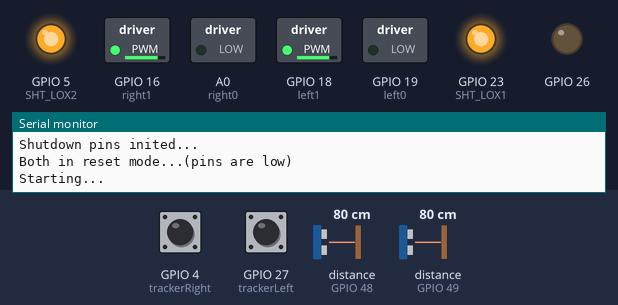
A sketch run on a simulated ESP8266 (NodeMCU). On the bench: switched loads named in the sketch (green lamp = pin HIGH), output pins drawn as LEDs (lit = HIGH), the last lines printed to the serial monitor. Dashed ring = blinking. Inputs (shaded band) come from the test bench; at power-on: distance to the obstacle (sensors on GPIO 48, GPIO 49) 80 cm, GPIO 27 (trackerLeft) LOW, GPIO 4 (trackerRight) LOW. At 9.9 s the program restarts the board; the recording ends there.

Above: at 1.2 s.
1.3 s: distance to the obstacle (sensor on GPIO 48) set to 16 cm
2.8 s: distance to the obstacle (sensor on GPIO 48) set to 12 cm
At 3.8 s:
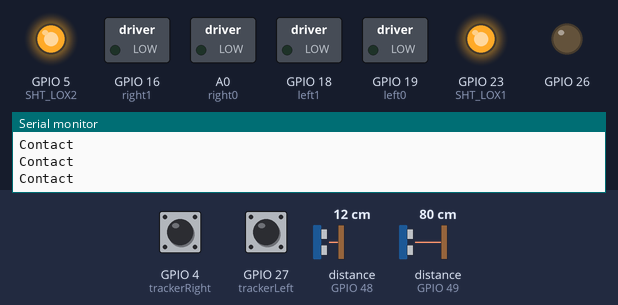
5.8 s: GPIO 27 (trackerLeft) pulled HIGH for 3.2 s
At 8.81 s:
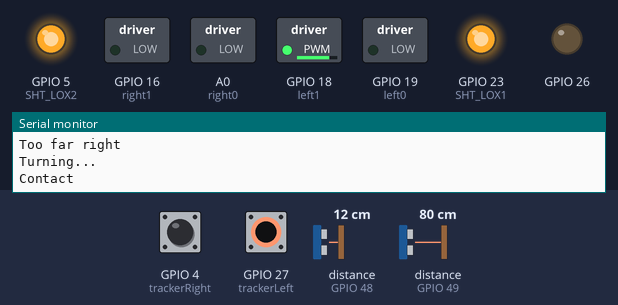
Timing chart, 0 to 9.9 s (numbered marks = the images above; inputs shaded):
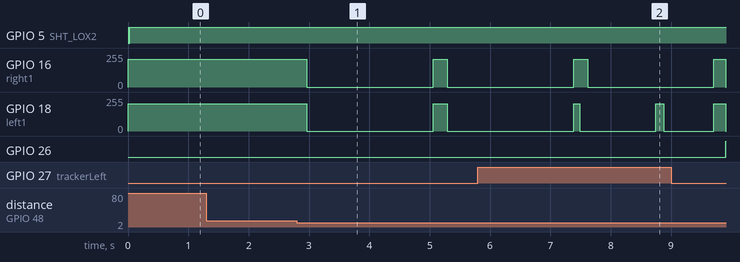

The sketch:

currently-functioning-tof-code.ino
```cpp
// all left/right associations are as viewed from behind

// #1 is front
// #2 is right

#include "Adafruit_VL53L0X.h"
#include "analogWrite.h"
#include "Tone32.h"
#include <IRremoteESP8266.h>
#include <IRrecv.h>
#include <IRutils.h>

// IR setup
const uint16_t kRecvPin = 14;
IRrecv irrecv(kRecvPin);
decode_results results;

// address we will assign if dual sensor is present
#define LOX1_ADDRESS 0x30
#define LOX2_ADDRESS 0x31

// set the pins to shutdown
#define SHT_LOX1 23
#define SHT_LOX2 5

#define right0 17
#define right1 16
#define left0 19
#define left1 18

#define trackerRight 4
#define trackerLeft 27

// objects for the vl53l0x
Adafruit_VL53L0X lox1 = Adafruit_VL53L0X();
Adafruit_VL53L0X lox2 = Adafruit_VL53L0X();

// this holds the measurement
VL53L0X_RangingMeasurementData_t measure1;
VL53L0X_RangingMeasurementData_t measure2;

bool turn = false;
bool turning = false;
bool turned = false;
bool done = false;
bool standardSpeed = true;
unsigned long startTime;
bool stopped = false;
bool reversing = false;
bool contact = false;
unsigned long contactStartTime;
int rightSpeed = 207;
int leftSpeed = 204;

/*
    Reset all sensors by setting all of their XSHUT pins low for delay(10), then set all XSHUT high to bring out of reset
    Keep sensor #1 awake by keeping XSHUT pin high
    Put all other sensors into shutdown by pulling XSHUT pins low
    Initialize sensor #1 with lox.begin(new_i2c_address) Pick any number but 0x29 and it must be under 0x7F. Going with 0x30 to 0x3F is probably OK.
    Keep sensor #1 awake, and now bring sensor #2 out of reset by setting its XSHUT pin high.
    Initialize sensor #2 with lox.begin(new_i2c_address) Pick any number but 0x29 and whatever you set the first sensor to
 */
void setID() {
  // all reset
  digitalWrite(SHT_LOX1, LOW);
  digitalWrite(SHT_LOX2, LOW);
  delay(10);
  // all unreset
  digitalWrite(SHT_LOX1, HIGH);
  digitalWrite(SHT_LOX2, HIGH);
  delay(10);

  // activating LOX1 and reseting LOX2
  digitalWrite(SHT_LOX1, HIGH);
  digitalWrite(SHT_LOX2, LOW);

  // initing LOX1
  if(!lox1.begin(LOX1_ADDRESS)) {
    Serial.println(F("Failed to boot first VL53L0X"));
    while(1);
  }
  delay(10);

  // activating LOX2
  digitalWrite(SHT_LOX2, HIGH);
  delay(10);

  //initing LOX2
  if(!lox2.begin(LOX2_ADDRESS)) {
    Serial.println(F("Failed to boot second VL53L0X"));
    while(1);
  }
}

void read_dual_sensors() {

  if (digitalRead(trackerRight) == 1 && digitalRead(trackerLeft) == 1){
    analogWrite(left1, leftSpeed);
    analogWrite(right1, rightSpeed);
    Serial.println("On centre\n\n\n");
  }
  else if (digitalRead(trackerRight) == 0 && digitalRead(trackerLeft) == 1){
    analogWrite(left1, 0);
    Serial.println("Too far right\n\n\n");
  }
  else if (digitalRead(trackerLeft) == 0 && digitalRead(trackerRight) == 1){
    analogWrite(right1, 0);
    Serial.println("Too far left\n\n\n");
  }

  // take readings from TOFs
  lox1.rangingTest(&measure1, false); // pass in 'true' to get debug data printout!
  lox2.rangingTest(&measure2, false); // pass in 'true' to get debug data printout!

  lox2.rangingTest(&measure2, true);
  // if the distance to the right is greater than 250mm or the robot is in the process of turning, and it has not turned before and it's been more than 8 seconds
   if ((measure2.RangeMilliMeter > 250 || turn == true) && turned == false && millis() > 8000){
    // if this is the first time the previous if statement has been true
    if (turn != true){
      // start turning and record the start turn time
      turn = true;
      startTime = millis();
    }

  if (turn){
    if (millis() - startTime > 500 && turning == false){
      analogWrite(left1, 0);
      analogWrite(right1, 0);
      analogWrite(left1, leftSpeed);
      Serial.write("Turning...\n");
      turning = true;
    }
  }
    // if it has been more than 1.5 seconds
   if (millis() - startTime > 1800){
    // stop
    analogWrite(left1, 0);
    analogWrite(left1, leftSpeed);
    analogWrite(right1, rightSpeed);
    turned = true;
    // IR shit#
    while (true){
      if (irrecv.decode(&results)) {
      // print() & println() can't handle printing long longs. (uint64_t)
      serialPrintUint64(results.value, HEX);
      Serial.println("");
      if (results.value == 0xFF01FE && !standardSpeed){
        // go straight on
        rightSpeed = 207;
        leftSpeed = 204;
        analogWrite(left1, leftSpeed);
        analogWrite(right1, rightSpeed);
        standardSpeed = true;
        Serial.println("Heading straight");
      }
      else if (results.value == 0xFF04FB){
        // robot is off to the left
        rightSpeed-=5;
        leftSpeed+=5;
        analogWrite(right1, rightSpeed);
        analogWrite(left1, leftSpeed);
        standardSpeed = false;
        Serial.println("Veering right");
      }
      else if (results.value == 0xFF02FD){
        // robot is off to the right
        rightSpeed+=5;
        leftSpeed-=5;
        analogWrite(right1, rightSpeed);
        analogWrite(left1, leftSpeed);
        standardSpeed = false;
        Serial.println("Veering left");
      }
      irrecv.resume();  // Receive the next value
    }
    if (measure1.RangeMilliMeter < 150){
      analogWrite(left1, 0);
      analogWrite(right1, 0);
      digitalWrite(26, HIGH);
      while(1);
    }
    }
    }
  }


  lox1.rangingTest(&measure1, true);
  // if whatever is in front of the robot is less than 150mm away
  if (measure1.RangeMilliMeter < 150 || contact){
    Serial.println("Contact");
    // if it has not yet stopped
    if (!contact){
      // stop and save start time
      contact = true;
      contactStartTime = millis();
      analogWrite(left1, 0);
      analogWrite(right1, 0);
    }
    // if it has been more than 0.5 seconds
    /*if (millis() - contactStartTime > 500 && !reversing){
      // reverse
      reversing = true;
      analogWrite(left0, 200);
      analogWrite(right0, 200);
    }*/

    if (millis() - contactStartTime > 2000){
      analogWrite(right0, 0);
      analogWrite(left0, 0);
      analogWrite(left1, leftSpeed);
      analogWrite(right1, rightSpeed);
      contact = false;
      reversing = false;
    }
  }

  /*if (contact && millis() - contactStartTime > 2000){
    contact = false;
    analogWrite(left0, 0);
    analogWrite(right0, 0);
    analogWrite(left1, 200);
    analogWrite(right1, 200);
  }*/
}

// this is the first thing to happen
void setup() {
  Serial.begin(115200);

  // wait until serial port opens for native USB devices
  while (! Serial) { delay(1); }

  pinMode (right0, OUTPUT);
  pinMode (left0, OUTPUT);
  pinMode (right1, OUTPUT);
  pinMode (left1, OUTPUT);
  pinMode (trackerRight, INPUT);
  pinMode (trackerLeft, INPUT);
  pinMode(26, OUTPUT);

  analogWrite(left0, 0);
  analogWrite(left1, leftSpeed);
  analogWrite(right0, 0);
  analogWrite(right1, rightSpeed);
  Serial.println("Motors on");

  irrecv.enableIRIn();

  pinMode(SHT_LOX1, OUTPUT);
  pinMode(SHT_LOX2, OUTPUT);

  Serial.println(F("Shutdown pins inited..."));

  digitalWrite(SHT_LOX1, LOW);
  digitalWrite(SHT_LOX2, LOW);

  Serial.println(F("Both in reset mode...(pins are low)"));


  Serial.println(F("Starting..."));
  setID();

}

void loop() {

  read_dual_sensors();
  delay(100);
}
```

Measured:
- the behaviour switches between 15 and 14 cm on distance to the obstacle (sensor on GPIO 48) (found by bisection; images 0 and 1)
- after the input at 1.3 s, every drawn part: stays the same
- after the input at 2.8 s, GPIO 16 (right1): 207/255 → 0/255 after 0.16 s, → 207/255 2.1 s later, → 0/255 0.23 s later; GPIO 18 (left1): 204/255 → 0/255 after 0.16 s, → 204/255 2.1 s later, → 0/255 0.23 s later
